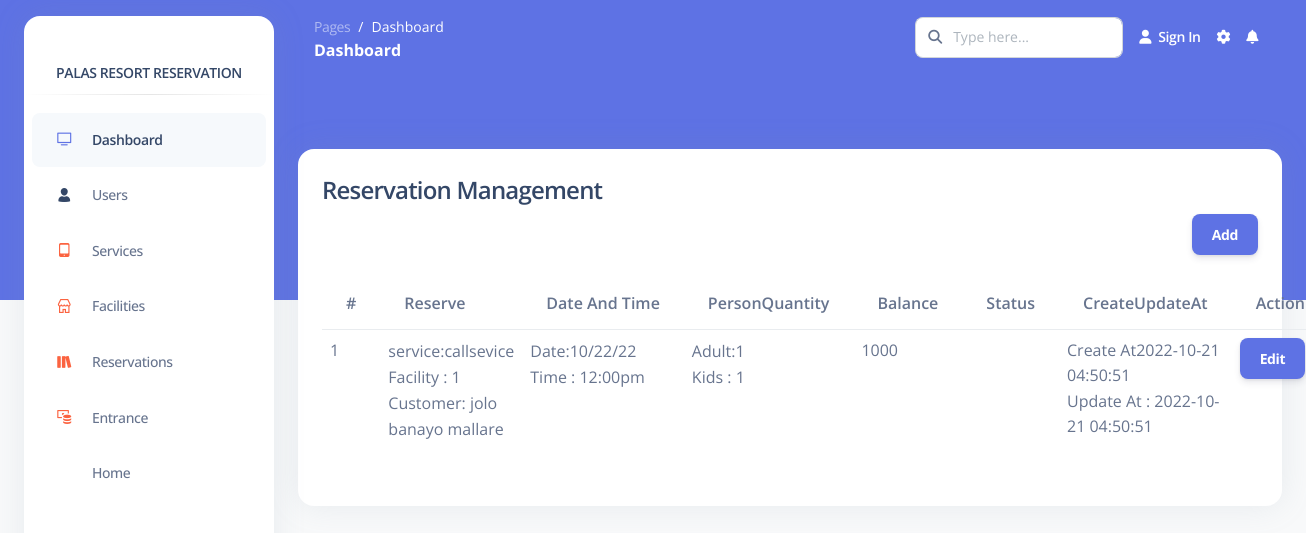
/Pages/admin/reservationManagement.php, run on an earlier commit of the app's database.
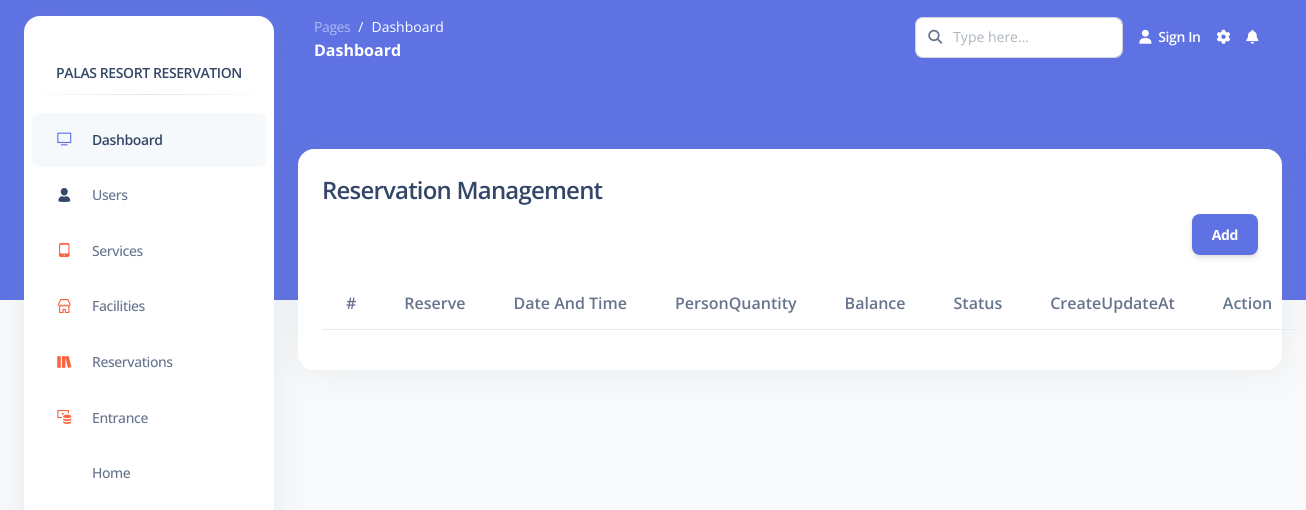
And on a later commit of the database.
### tables this page shows
CREATE TABLE `reservations` (
  `id` bigint(20) UNSIGNED NOT NULL,
  `service_id` bigint(20) UNSIGNED NOT NULL,
  `facility_id` bigint(20) UNSIGNED NOT NULL,
  `customer_id` bigint(20) UNSIGNED NOT NULL,
  `date` varchar(255) NOT NULL,
  `time` varchar(255) NOT NULL,
  `person_adult_quantity` int(11) NOT NULL,
  `person_kids_quantity` int(11) NOT NULL,
  `total_balance` double NOT NULL,
  `reservation_status` int(11) NOT NULL,
  `created_at` timestamp NULL DEFAULT current_timestamp(),
  `updated_at` timestamp NULL DEFAULT current_timestamp()
);

CREATE TABLE `services` (
  `service_id` bigint(20) UNSIGNED NOT NULL,
  `service_name` varchar(255) NOT NULL
);

CREATE TABLE `users` (
  `id` bigint(20) UNSIGNED NOT NULL,
  `permission_id` bigint(20) UNSIGNED NOT NULL DEFAULT 2,
  `fname` varchar(255) NOT NULL,
  `mname` varchar(255) NOT NULL,
  `lname` varchar(255) NOT NULL,
  `address` varchar(255) NOT NULL,
  `contact_num` varchar(255) NOT NULL,
  `email` varchar(255) NOT NULL,
  `username` varchar(255) NOT NULL,
  `password` varchar(255) NOT NULL
);

### Functions/InnovatechAPIFunctions.php (called while the page is built, shortened)
<?php
    class InnovatechAPIFunctions{
        private $servername='localhost';
        private $username='root';
        private $password='';
        private $dbname='palasresort';
        private $mysqli='';
        public function __construct(){
            $this->mysqli = new mysqli($this->servername,$this->username,$this->password,$this->dbname);
        }
        public function selectleftjoin3(){
            $sql = "SELECT * FROM `reservations` LEFT JOIN `services` ON services.service_id = reservations.service_id LEFT JOIN `facilities` ON facilities.id = reservations.facility_id LEFT JOIN `users` ON users.id = reservations.customer_id";
            $this->sql = $result = $this->mysqli->query($sql);
        }
    }
?>

### Pages/admin/reservationManagement.php (shortened to what this page needs)
<?php include('page/head.php'); ?>
<?php include('page/sidebar.php'); ?>
<main class="main-content position-relative border-radius-lg ">
      <?php include('page/navigationbar.php'); ?>
        <div class="container-fluid py-4">
            <div class="card" style="margin-top:50px;">
              <div class="card-body">
                  <div class="card-title">
                    <h4 class="card-title">Reservation Management</h4>
                    <div class="d-flex flex-row-reverse">
                      <button type="button" class="btn btn-primary" data-bs-toggle="modal" data-bs-target="#exampleModal">
                        Add
                      </button>
                    </div>
                  </div>
                  <table class="table table-hover">
                    <thead>
                      <tr>
                        <th scope="col">#</th>
                        <th scope="col">Reserve</th>
                        <th scope="col">Date and Time</th>
                        <th scope="col">PersonQuantity</th>
                        <th scope="col">Balance</th>
                        <th scope="col">Status</th>
                        <th scope="col">CreateUpdateAt</th>
                        <th scope="col">Action</th>
                      </tr>
                    </thead>
                    <tbody>
                    <tbody>
                      <?php
                          include('../../Functions/InnovatechAPIFunctions.php');
                          $newAPIFunctions = new InnovatechAPIFunctions();
                          $newAPIFunctions->selectleftjoin3();
                          $serviceLists = $newAPIFunctions->sql;
                          $index = 1;
                          while ($data = mysqli_fetch_assoc($serviceLists)){
                      ?>
                          <tr>
                              <td class="text-wrap"><?php echo $index?></td>
                              <td class="text-wrap"><p> service:<?php echo $data["service_name"]." <br> Facility : ". $data["facility_id"]." <br> Customer: ". $data["fname"] ." ". $data["mname"] ." ". $data["lname"]; ?></p></td>
                              <td class="text-wrap"><p> Date:<?php echo $data["date"]." <br> Time : ". $data["time"]?></p></td>
                              <td class="text-wrap"><p> Adult:<?php echo $data["person_adult_quantity"]." <br> Kids : ". $data["person_kids_quantity"]?></p></td>
                              <td class="text-wrap"><?php echo $data['total_balance']; ?></td>
                              <td class="text-wrap"><?php echo $data['reservation_status']; ?></td>
                              <td class="text-wrap">Create At<?php echo $data['created_at']." <br> Update At : ".$data['updated_at']?></td>
                              <td><button style="margin-right:5px;" type="button" class="btn btn-primary" id="edit" data-id="<?php echo $data['service_id']; ?>">Edit</button></td>
                          </tr>
                          <?php $index++; } ?>
                    </tbody>
                  </table>
              </div>
            </div>
        </div>
</main>
<?php include('page/scripts.php'); ?>

What changed in the data, as far as the page shows it:
removed reservations: service.service_name "callsevice", facility "1", customer.fname "jolo", customer.mname "banayo", customer.lname "mallare", date "10/22/22", time "12:00pm", person_adult_quantity "1", person_kids_quantity "1", total_balance "1000", created_at "2022-10-21 04:50:51", updated_at "2022-10-21 04:50:51"
